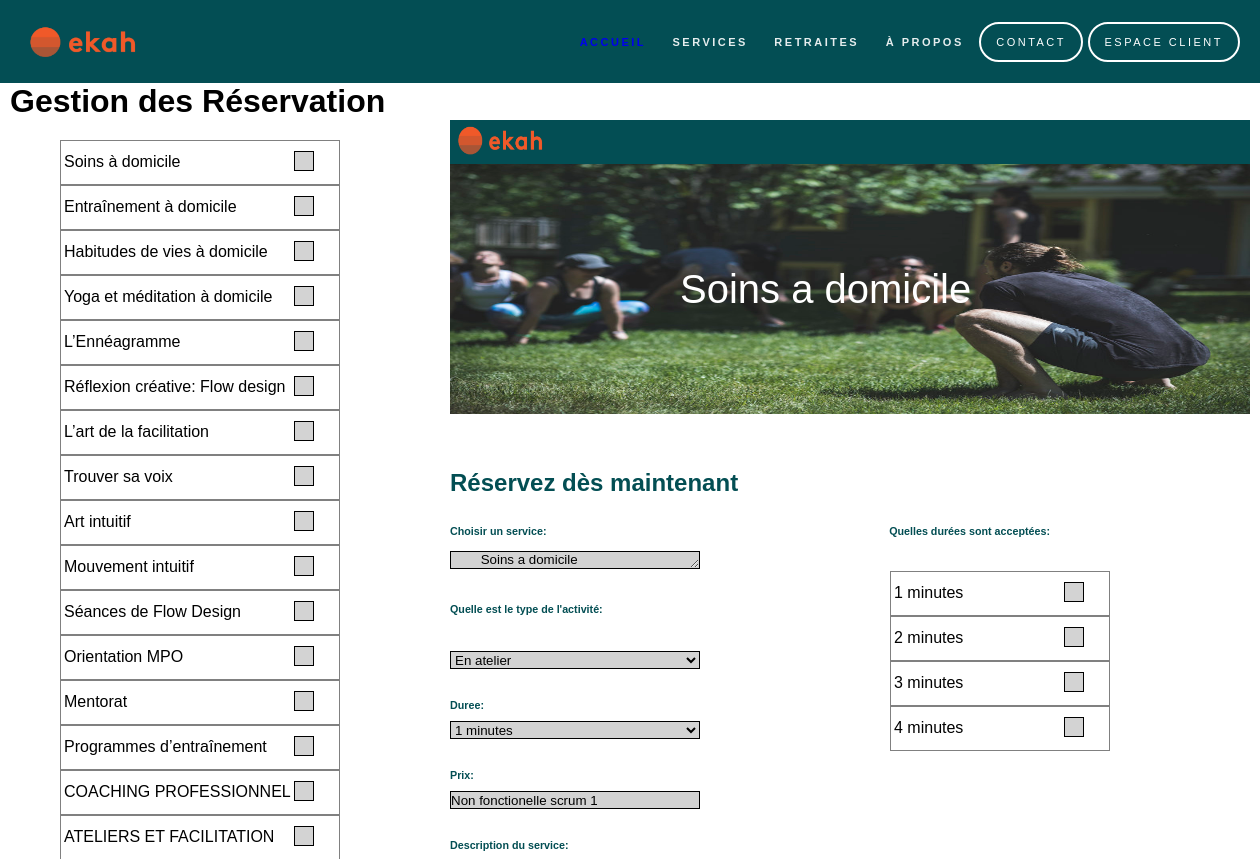
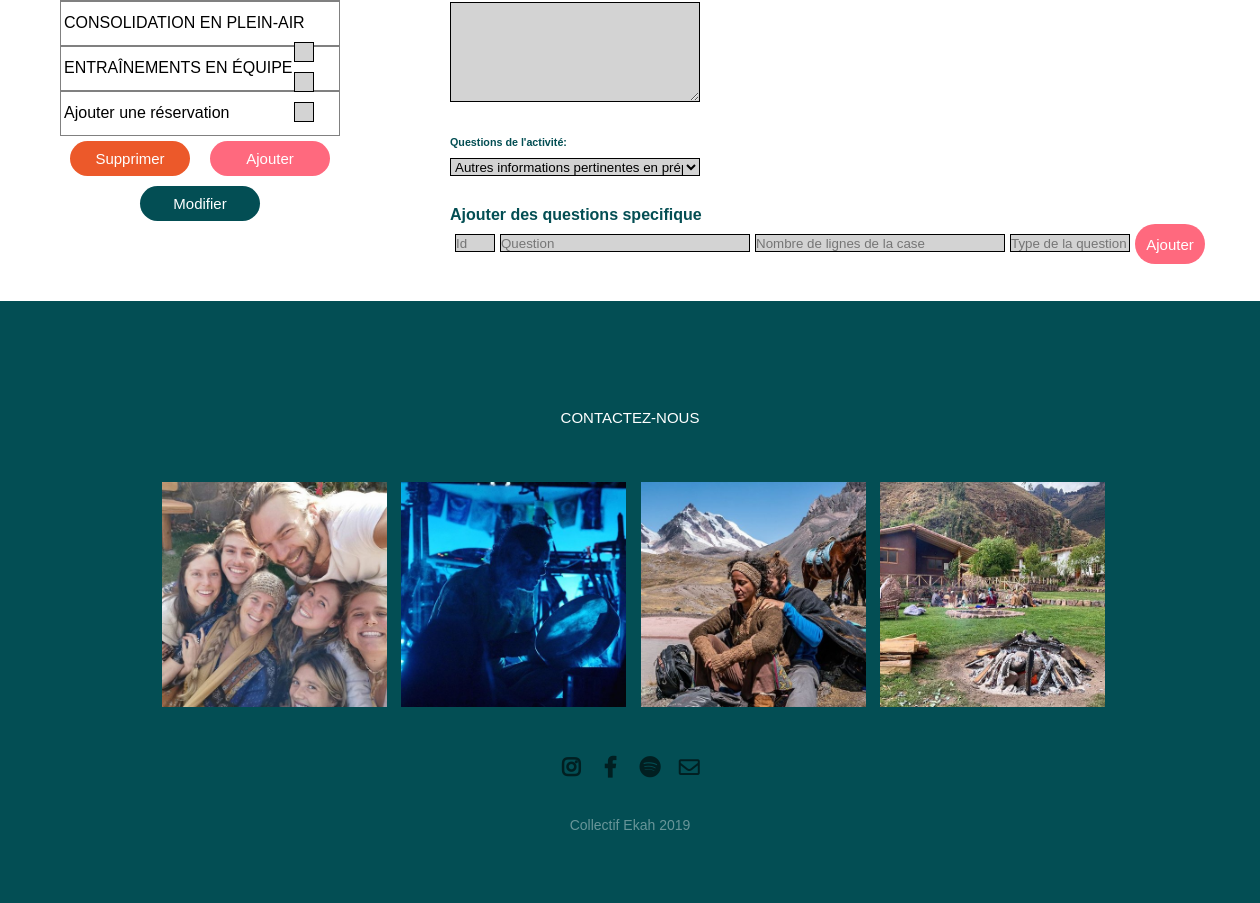
Page /affichage/gestionReservation/gestionReservation.php on the committed database (2 pictures, top to bottom).
### tables this page shows
CREATE TABLE activite (
id INT NOT NULL AUTO_INCREMENT PRIMARY KEY,
id_type_activite INT NOT NULL,
nom VARCHAR(100) NOT NULL,
description_breve VARCHAR(500) NOT NULL,
description_longue VARCHAR(1500) NOT NULL,
cout DECIMAL(6,2),
FOREIGN KEY (id_type_activite) REFERENCES type_activite(id)
);

CREATE TABLE duree (
id INT NOT NULL AUTO_INCREMENT PRIMARY KEY,
temps INT NOT NULL
);

### php/gestionnaire/Activite/gestionActivite.php (called while the page is built, shortened)
<?php
include_once $_SERVER['DOCUMENT_ROOT']."/Project-Ekah/utils/connexion.php";
include_once $_SERVER['DOCUMENT_ROOT']."/Project-Ekah/php/class/Activite/activite.php";
include_once $_SERVER['DOCUMENT_ROOT']."/Project-Ekah/php/class/Activite/type_activite.php";
class GestionActivite{
  public function getAllActivite(){
    $tempconn = new Connexion();
    $conn = $tempconn->getConnexion();
    $activite = null;
    $requete= "SELECT * FROM activite";
    $result = $conn->query($requete);
    if ($result->num_rows > 0) {
      while($row = $result->fetch_assoc()) {
        $activite[] = new Activite( $row['id'],
                                  $row['id_type_activite'],
                                  $row['nom'],
                                  $row['description_breve'],
                                  $row['description_longue']);
      }
    }
    return $activite;
  }
  public function getAllTypeActivite(){
    $tempconn = new Connexion();
    $conn = $tempconn->getConnexion();
    $requete= "SELECT * FROM type_activite";
    $result = $conn->query($requete);
    if ($result->num_rows > 0) {
      while($row = $result->fetch_assoc()) {
        $type_activite[] = new Type_activite( $row['id'],
                                  $row['nom'],);
      }
    }
    return $type_activite;
  }
}
?>

### utils/connexion.php (called while the page is built, shortened)
<?php
class Connexion{
  private $dbHost = "localhost";
  private $dbUser = "root";
  private $dbPass = "";
  private $dbName = "ekah";
  function __construct() {
    $this->conn = mysqli_connect($this->dbHost, $this->dbUser, $this->dbPass, $this->dbName);
  }
}
?>

### php/class/Activite/activite.php (called while the page is built, shortened)
<?php
  class Activite{
    private $nom;
    public function getNom(){
      return $this->nom;
    }
    public function setNom($nom){
      $this->nom = $nom;
    }
  }
 ?>

### php/gestionnaire/Duree/gestionDuree.php (called while the page is built, shortened)
<?php
 include_once $_SERVER['DOCUMENT_ROOT']."/Project-Ekah/utils/connexion.php";
 include_once $_SERVER['DOCUMENT_ROOT']."/Project-Ekah/php/class/Duree/duree.php";
class GestionDuree{
  public function getAllDuree(){
    $tempconn = new Connexion();
    $conn = $tempconn->getConnexion();
    $duree = null;
    $requete= "SELECT * FROM duree";
    $result = $conn->query($requete);
    if ($result->num_rows > 0) {
      while($row = $result->fetch_assoc()) {
        $duree[] = new Duree( $row['id'],
                                  $row['temps']);
      }
    }
    return $duree;
  }
  public function getDureesOfActivite($idActivite){
    $tempconn = new Connexion();
    $conn = $tempconn->getConnexion();
      $requete = "SELECT tda.id_activite, d.id, d.temps FROM ta_duree_activite AS tda
                INNER JOIN activite AS a ON tda.id_activite = a.id
                INNER JOIN duree AS d ON tda.id_duree = d.id
                WHERE tda.id_activite = $idActivite;";
      $result = $conn->query($requete);
      if ($result->num_rows > 0) {
        while($row = $result->fetch_assoc()) {
          $duree[] = new Duree( $row['id'],$row['temps']);
        }
      }
      return $duree;
    }
  }
?>

### php/class/Duree/duree.php (called while the page is built, shortened)
<?php
  class Duree{
    private $temps;
    public function getTemps(){
      return $this->temps;
    }
    public function setTemps($temps){
      $this->temps = $temps;
    }
  }
 ?>

### php/class/Activite/type_activite.php (called while the page is built, shortened)
<?php
class Type_activite{
  private $nom;
    public function getNom(){
      return $this->nom
      ;}
  public function setNom($nom){
    $this->nom = $nom
    ;}
} ?>

### php/gestionnaire/Question/gestionQuestion.php (called while the page is built, shortened)
<?php
 include_once $_SERVER['DOCUMENT_ROOT']."/Project-Ekah/utils/connexion.php";
 include_once $_SERVER['DOCUMENT_ROOT']."/Project-Ekah/php/class/Question/question.php";
class GestionQuestion{
  public function getQuestionsOfActivite($idActivite){
    $tempconn = new Connexion();
    $conn = $tempconn->getConnexion();
      $requete = "SELECT taqr.id_activite, q.id, q.nom_questionnaire FROM ta_activite_questionnaire_reservation AS taqr
                INNER JOIN activite AS a ON taqr.id_activite = a.id
                INNER JOIN questionnaire_reservation AS q ON taqr.id_questionnaire_res = q.id
                WHERE taqr.id_activite = $idActivite;";
      $result = $conn->query($requete);
      if ($result->num_rows > 0) {
        while($row = $result->fetch_assoc()) {
          $requete1 = "SELECT tqrq.id_questionnaire_res, q.id, q.id_type_question, q.question, q.nb_ligne FROM ta_questionnaire_reservation_question AS tqrq
                    INNER JOIN question AS q ON tqrq.id_question = q.id
                    INNER JOIN questionnaire_reservation AS qr ON tqrq.id_questionnaire_res = qr.id
                    WHERE tqrq.id_questionnaire_res = '".$row['id']."';";
          $result1 = $conn->query($requete1);
          if ($result1->num_rows > 0) {
            while($row = $result1->fetch_assoc()) {
              $question[] = new Question( $row['id'],$row['id_type_question'],$row['question'],$row['nb_ligne']);
            }
        }
      }
      return $question;
    }
}
}
?>

### php/class/Question/question.php (called while the page is built, shortened)
<?php
  class Question{
    private $question;
    public function getQuestion(){
      return $this->question;
    }
    public function setQuestion($question){
      $this->question = $question;
    }
  }
 ?>

### affichage/gestionReservation/gestionAffichageGestionReservation.php (the view)
<?php
  class GestionAffichageGestionReservation
  {
    public function getAllActivite(){
       $ga = new GestionActivite();
       $activite = $ga->getAllActivite();
       $html = "";
        if (!is_array($activite)){
         $html .= "Aucun resultat trouvé.";
       }
       else{
         for ($i = 0; $i < sizeof($activite); $i++){
           $html .= "
               <div class=\"sectionActivite\" >
               <div class=\"titreActivite\">".$activite[$i]->getNom()."</div>
               <div onclick='selectionne($i);' class=\"boiteSelection\" id='Activite-$i'></div>
               </div>
                 ";
         }
         $j=sizeof($activite);
         $html.="
         <div class=\"sectionActivite\" >
         <div class=\"titreActivite\">Ajouter une réservation</div>
         <div onclick='selectionne($j);' class=\"boiteSelection\" id='Activite-$j'></div>
         </div>
         ";
       }
       return $html;
     }
     public function getAllTypeActivite(){
        $ga = new GestionActivite();
        $type_activite = $ga->getAllTypeActivite();
        $html = "";
         if (!is_array($type_activite)){
          $html .= "Aucun resultat trouvé.";
        }
        else{
          $html .= "<select class=\"boxType\" name=\"type\" id=\"type\"> ";
          for ($i = 0; $i < sizeof($type_activite);$i++){
            $j=$i+1;
            $html .= "
              <option id='Type-$i' value=\"$j\" >".$type_activite[$i]->getNom()."</option>
            ";
          }
          $html .= "</select>";
        }
        return $html;
      }
      public function getDureeActivite($idActivite){
         $gd = new GestionDuree();
         $duree_activite = $gd->getDureesOfActivite($idActivite);
         $html = "";
          if (!is_array($duree_activite)){
           $html .= "Aucun resultat trouvé.";
         }
         else{
           $html .= "<select class=\"boxDuree\" name=\"service\" id=\"duree\">";
           for ($i = 0; $i < sizeof($duree_activite);$i++){
             $j=$i+1;
             $html .= "
               <option id='Duree-$i' value=\"$j\" >".$duree_activite[$i]->getTemps()." minutes</option>
             ";
           }
           $html .= "</select>";
         }
         return $html;
       }
       public function getQuestionActivite($idActivite){
          $gq = new GestionQuestion();
          $question_activite = $gq->getQuestionsOfActivite($idActivite);
          $html = "";
           if (!is_array($question_activite)){
            $html .= "Aucun resultat trouvé.";
          }
          else{
            $html .= "<select class=\"boxDuree\" name=\"service\" id=\"questionnaire\">";
            for ($i = 0; $i < sizeof($question_activite);$i++){
              $j=$i+1;
              $html .= "
                <option id='Question-$i' value=\"$j\" >".$question_activite[$i]->getQuestion()."</option>
              ";
            }
            $html .= "</select>";
          }
          return $html;
        }
     public function getAllDuree(){
        $gd = new GestionDuree();
        $duree = $gd->getAllDuree();
        $html = "";
         if (!is_array($duree)){
          $html .= "Aucun resultat trouvé.";
        }
        else{
          for ($i = 0; $i < sizeof($duree); $i++){
            $html .= "
                <div class=\"sectionDuree\" >
                <div class=\"titreActivite\">".$duree[$i]->getTemps()." minutes</div>
                <div onclick='selectionneDuree($i);' class=\"boiteSelection\" id='Duree-$i'></div>
                </div>
                  ";
          }
        }
        return $html;
      }
   }
?>

### rows in the picture
activite: nom "Soins à domicile"
activite: nom "Entraînement à domicile"
activite: nom "Habitudes de vies à domicile"
activite: nom "Yoga et méditation à domicile"
activite: nom "L’Ennéagramme"
activite: nom "Réflexion créative: Flow design"
activite: nom "L’art de la facilitation"
activite: nom "Trouver sa voix"
activite: nom "Art intuitif"
activite: nom "Mouvement intuitif"
activite: nom "Séances de Flow Design"
activite: nom "Orientation MPO"
activite: nom "Mentorat"
activite: nom "Programmes d’entraînement"
activite: nom "COACHING PROFESSIONNEL"
activite: nom "ATELIERS ET FACILITATION"
activite: nom "CONSOLIDATION EN PLEIN-AIR"
activite: nom "ENTRAÎNEMENTS EN ÉQUIPE"
duree: temps "1"
duree: temps "2"
duree: temps "3"
duree: temps "4"

### other values in the picture
form field type "En atelier"
form field service "1 minutes"
form field service "Autres informations pertinentes en préparation au rendez-vous"
